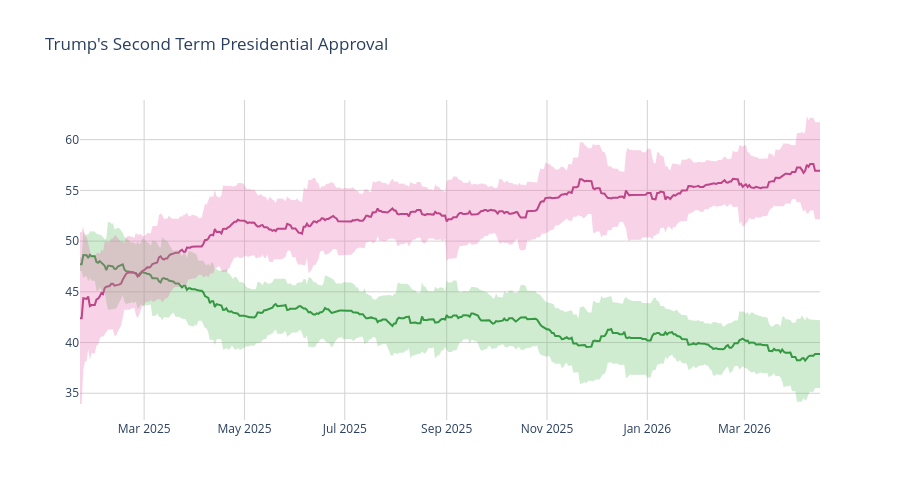

The code cell stored with this chart in its notebook:
### Code cell
disappr_ci_hex = "#e86eaf"
appr_ci_hex = "#60be65"
disappr_ci_rgba = "rgba(232, 110, 175, 0.3)"
appr_ci_rgba = "rgba(96, 190, 101, 0.3)"
grid_col = "#d4d2d2"


# Approve
fig = go.Figure(go.Scatter(
    x=pres['end_date'],
    y=pres['approve'],
    hovertemplate="%{y:.2f}%",
    name="<b>Approve</b>",
    line=dict(color="#228833"),
    showlegend=False
))

# Disapprove
fig.add_trace(go.Scatter(
    x=pres['end_date'],
    y=pres['disapprove'],
    hovertemplate="%{y:.2f}%",
    name="<b>Disapprove</b>",
    line=dict(color="#aa3377"),
    showlegend=False
    )
)

# Approve CI
fig.add_traces([

    # Upper bound
    go.Scatter(
        x=pres['end_date'],
        y=pres['approve_upper_ci'],
        marker=dict(color=appr_ci_hex),
        line=dict(width=0),
        mode='lines',
        showlegend=False,
        hoverinfo="skip"
    ),

    # Lower bound
    go.Scatter(
        x=pres['end_date'],
        y=pres['approve_lower_ci'],
        marker=dict(color=appr_ci_hex),
        line=dict(width=0),
        mode='lines',
        fillcolor=appr_ci_rgba,
        fill="tonexty",
        showlegend=False,
        hoverinfo="skip"
    )
])

# Disapprove CI
fig.add_traces([

    # Upper bound
    go.Scatter(
        x=pres['end_date'],
        y=pres['disapprove_upper_ci'],
        marker=dict(color=disappr_ci_hex),
        line=dict(width=0),
        mode='lines',
        showlegend=False,
        hoverinfo="skip"
    ),

    # Lower bound
    go.Scatter(
        x=pres['end_date'],
        y=pres['disapprove_lower_ci'],
        marker=dict(color=disappr_ci_hex),
        line=dict(width=0),
        mode='lines',
        fillcolor=disappr_ci_rgba,
        fill="tonexty",
        showlegend=False,
        hoverinfo="skip"
    )
])

fig.update_layout(
    title=dict(text="Trump's Second Term Presidential Approval"),
    hovermode="x"
)

fig.update_xaxes(gridcolor=grid_col)
fig.update_yaxes(gridcolor=grid_col)

fig.update_layout(hovermode="x", hoverlabel_align="right", plot_bgcolor="rgba(0, 0, 0, 0)", height=500)
fig.show()

### Figure 1 — Plotly figure (JSON) as saved in the notebook; plotly's stock layout.template omitted (floating-point values rounded to 4 significant figures; data arrays with more than 128 entries replaced by an {"elided": "..."} marker saying what was removed)
{"data": [{"hovertemplate": "%{y:.2f}%", "line": {"color": "#228833"}, "name": "<b>Approve</b>", "showlegend": false, "type": "scatter", "x": {"elided": "451 str values"}, "y": {"elided": "451 float values"}}, {"hovertemplate": "%{y:.2f}%", "line": {"color": "#aa3377"}, "name": "<b>Disapprove</b>", "showlegend": false, "type": "scatter", "x": {"elided": "451 str values"}, "y": {"elided": "451 float values"}}, {"hoverinfo": "skip", "line": {"width": 0}, "marker": {"color": "#60be65"}, "mode": "lines", "showlegend": false, "type": "scatter", "x": {"elided": "451 str values"}, "y": {"elided": "451 float values"}}, {"fill": "tonexty", "fillcolor": "rgba(96, 190, 101, 0.3)", "hoverinfo": "skip", "line": {"width": 0}, "marker": {"color": "#60be65"}, "mode": "lines", "showlegend": false, "type": "scatter", "x": {"elided": "451 str values"}, "y": {"elided": "451 float values"}}, {"hoverinfo": "skip", "line": {"width": 0}, "marker": {"color": "#e86eaf"}, "mode": "lines", "showlegend": false, "type": "scatter", "x": {"elided": "451 str values"}, "y": {"elided": "451 float values"}}, {"fill": "tonexty", "fillcolor": "rgba(232, 110, 175, 0.3)", "hoverinfo": "skip", "line": {"width": 0}, "marker": {"color": "#e86eaf"}, "mode": "lines", "showlegend": false, "type": "scatter", "x": {"elided": "451 str values"}, "y": {"elided": "451 float values"}}], "layout": {"height": 500, "hoverlabel": {"align": "right"}, "hovermode": "x", "plot_bgcolor": "rgba(0, 0, 0, 0)", "title": {"text": "Trump's Second Term Presidential Approval"}, "xaxis": {"gridcolor": "#d4d2d2"}, "yaxis": {"gridcolor": "#d4d2d2"}}}
